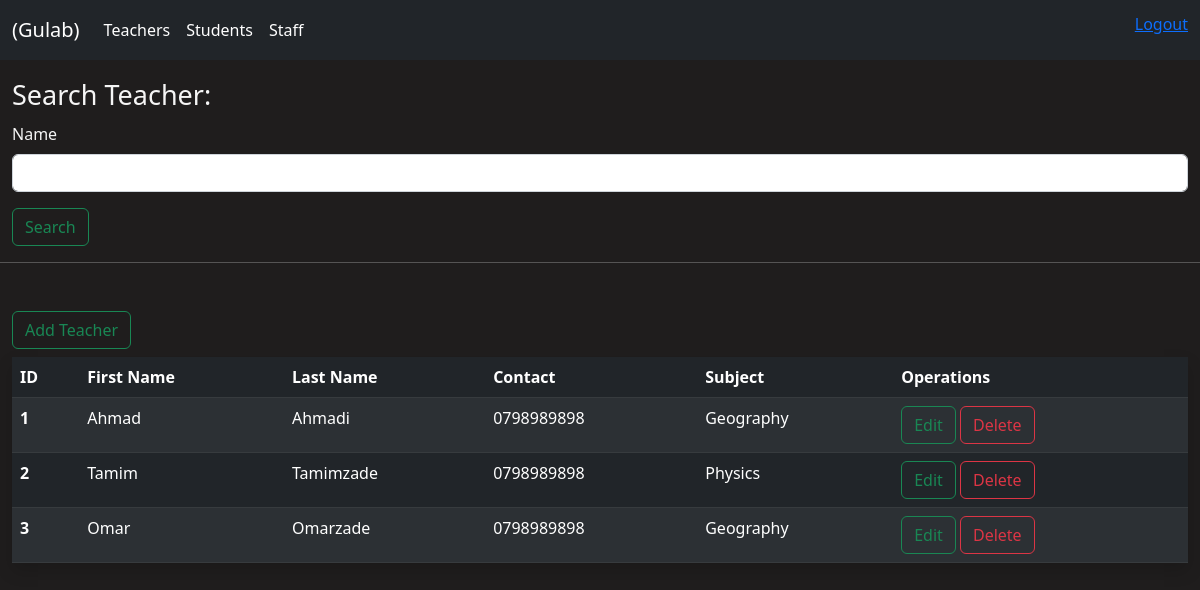
Page /teachers (signed in) on the committed database.
### manager/models.py (models this page shows, shortened)
class Teacher(models.Model):
    name = models.CharField(max_length=50)
    last_name = models.CharField(max_length=50,blank=True,null=True)
    contact_number = models.CharField(max_length=10)
    subject = models.ForeignKey(Subject,on_delete=models.CASCADE)

class Subject(models.Model):
    name = models.CharField( max_length=100,null=False)

### manager/views.py (the view)
@login_required(login_url='loginUser')
def teachers(request):
    teacher = Teacher.objects.all()
    filter = TeacherFilter(request.POST,queryset = teacher)
    teacher = filter.qs
    context = {'teacher':teacher,'filter':filter}
    return render(request,'manager/teachers.html',context)

### manager/templates/manager/teachers.html (shortened to what this page needs)
{% load crispy_forms_tags %}
<!DOCTYPE html>
<html lang="en">
  <head>
  </head>
  <body>
    {% include 'manager/dashboard-navbar.html' %}
    <div class="container-fluid mt-2">
        <div class="row">
            <div class="col-12 col-sm-12 col-md-12 col-lg-12">
                <p class="lead lh-lg d-inline" style="font-size:27px;">Search Teacher:</p>
                <form action="" method="POST" class="form">
                    {{filter.form|crispy}}
                    <input type="submit" class="btn btn-outline-success " value="Search">
                </form>
            </div>
        </div>
    </div>
    <hr>
    <div class="container-fluid mt-5">
        <div class="row">
            <div class="col-12 col-sm-12 col-md-12 col-lg-12">
                <a href="{% url 'add_teacher' %}" class="btn btn-outline-success">Add Teacher</a>
            </div>
        </div>
    </div>
    <div class="container-fluid mt-2">
      <div class="row">
        <div class="col-12 col-sm-12 col-md-12 col-lg-12">
          <table class="table table-striped table-dark shadow">
            <thead>
              <tr>
                <th scope="col">ID</th>
                <th scope="col">First Name</th>
                <th scope="col">Last Name</th>
                <th scope="col">Contact</th>
                <th scope="col" colspan="">Subject</th>
                <th scope="col">Operations</th>
              </tr>
            </thead>
            <tbody>
              {% for teacher in teacher %}
                <tr>
                  <th scope="row">{{ teacher.id }}</th>
                  <td>{{ teacher.name }}</td>
                  <td>{{ teacher.last_name }}</td>
                  <td>{{ teacher.contact_number }}</td>
                  <td>{{ teacher.subject.name }}</td>
                  <td><a href="{% url 'update_teacher' teacher.id %}" class="btn btn-outline-success">Edit</a> <a href="{% url 'delete_teacher' teacher.id %}" class="btn btn-outline-danger">Delete</a></td>
                </tr>
              {% endfor %}
            </tbody>
          </table>
        </div>
      </div>
    </div>
  </body>
</html>

### manager/templates/manager/dashboard-navbar.html (shortened to what this page needs)
{% load static %}
<!DOCTYPE html>
<html lang="en">
  <head>
    <link rel="stylesheet" href="{% static '/css/bootstrap.min.css' %}" />
    <link rel="stylesheet" href="{% static '/css/login.css' %}">
  </head>
  <body>
    <nav class="navbar navbar-expand-lg navbar-dark bg-dark">
      <div class="container-fluid">
        <a class="navbar-brand" style="text-transform: capitalize;" href="{% url 'dashboard' %}">({{user}})</a>
        <div class="collapse navbar-collapse" id="navbarSupportedContent">
          <ul class="navbar-nav me-auto mb-2 mb-lg-0">
            <li class="nav-item">
                <a class="nav-link active" href="{% url 'teachers' %}">Teachers</a>
              </li><li class="nav-item">
                <a class="nav-link active" href="{% url 'students' %}">Students</a>
              </li><li class="nav-item">
                <a class="nav-link active" href="{% url 'staffs' %}">Staff</a>
              </li>
          </ul>
            <p class="text-light mt-1"><a href="{% url 'logoutUser' %}">Logout</a></p>
        </div>
      </div>
    </nav>
  </body>
</html>

### static/css/login.css (style rules this page uses)
body { padding: 0; margin: 0; background: rgb(31, 29, 29); color: whitesmoke; }

### rows in the picture
Teacher: id "1", name "Ahmad", last_name "Ahmadi", contact_number "0798989898", subject.name "Geography"
Teacher: id "2", name "Tamim", last_name "Tamimzade", contact_number "0798989898", subject.name "Physics"
Teacher: id "3", name "Omar", last_name "Omarzade", contact_number "0798989898", subject.name "Geography"

### other values in the picture
{{ user }} "Gulab"
